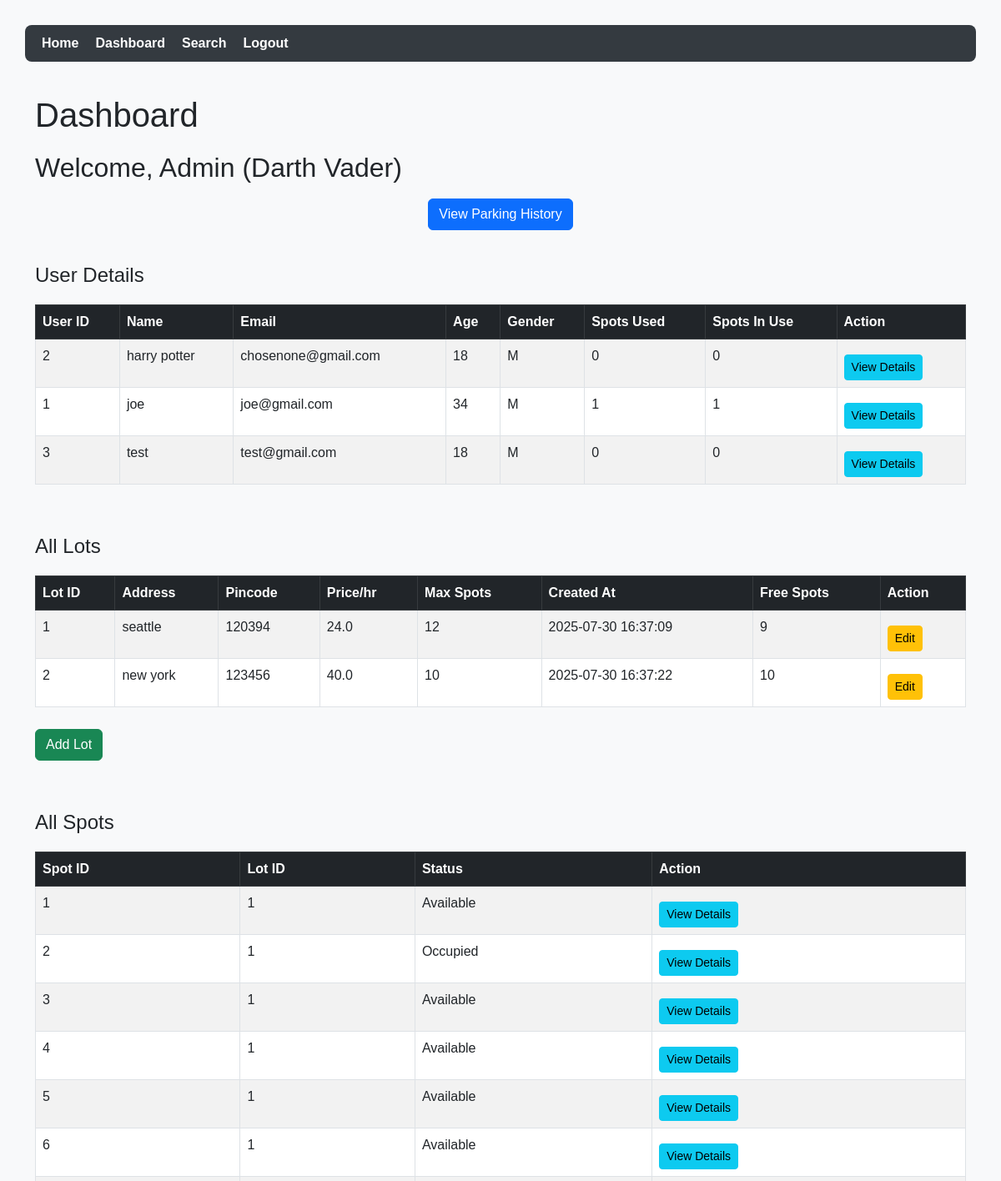
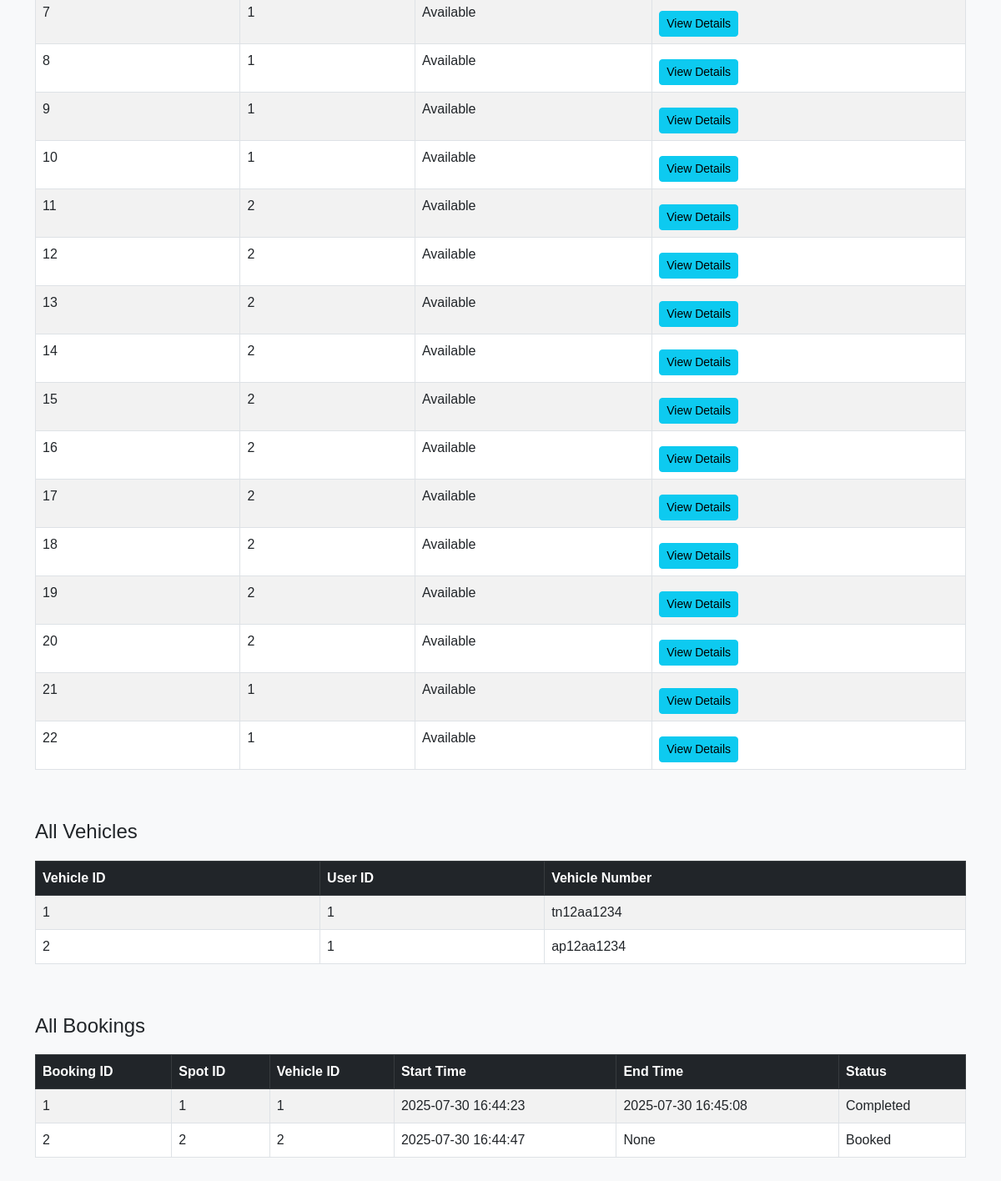
The app's page /admin/dashboard with its own data (2 pictures, top to bottom).
### tables this page shows
CREATE TABLE User (
                user_id INTEGER PRIMARY KEY AUTOINCREMENT,
                fname TEXT NOT NULL,
                age INTEGER,
                gender TEXT,
                email TEXT UNIQUE NOT NULL,
                passwd TEXT NOT NULL,
                no_spots_booked DEFAULT 0
            );

CREATE TABLE ParkingLots (
              lot_id         INTEGER PRIMARY KEY AUTOINCREMENT,
              address        TEXT    NOT NULL,
              pin_code       TEXT,
              price_per_hour REAL    NOT NULL,
              max_spots      INTEGER NOT NULL,
              created_at     DATETIME DEFAULT CURRENT_TIMESTAMP,
              free_spots   INTEGER NOT NULL
            );

CREATE TABLE ParkingSpots (
              spot_id  INTEGER PRIMARY KEY AUTOINCREMENT,
              lot_id   INTEGER NOT NULL,
              status   TEXT    NOT NULL DEFAULT 'Available'
                         CHECK(status IN ('Available','Occupied','OutOfService')),
              FOREIGN KEY(lot_id) REFERENCES ParkingLots(lot_id)
                ON DELETE CASCADE
            );

CREATE TABLE Vehicles (
              vehicle_id     INTEGER PRIMARY KEY AUTOINCREMENT,
              user_id        INTEGER NOT NULL,
              vehicle_number TEXT    NOT NULL,
              FOREIGN KEY(user_id) REFERENCES Users(user_id)
                ON DELETE CASCADE
            );

CREATE TABLE Bookings (
              booking_id  INTEGER PRIMARY KEY AUTOINCREMENT,
              spot_id     INTEGER NOT NULL,
              vehicle_id  INTEGER NOT NULL,
              start_time  DATETIME NOT NULL DEFAULT CURRENT_TIMESTAMP,
              end_time    DATETIME,
              status      TEXT    NOT NULL DEFAULT 'Booked'
                           CHECK(status IN ('Booked','Completed','Cancelled')),
              duration_hours Float Default NULL,
              total_amount Float Default NULL,
              FOREIGN KEY(spot_id)    REFERENCES ParkingSpots(spot_id)
                ON DELETE CASCADE,
              FOREIGN KEY(vehicle_id) REFERENCES Vehicles(vehicle_id)
                ON DELETE CASCADE
            );

### app.py (the view)
@app.route('/admin/dashboard')
def admin_dashboard():
    users = get_users()
    print(users)
    lots = get_lots()
    spots = get_spots()
    vhs = get_vehicles()
    bks = get_bookings()
    return render_template('adminDashboard.html', name="Admin (Darth Vader)", users=users, lots=lots, spots=spots,
                           vhs=vhs, bks=bks)

### app.py (called while the page is built)
def get_lots():
    with sqlite3.connect(DB) as con:
        cur = con.cursor()
        cur.execute('SELECT * FROM ParkingLots')
        return cur.fetchall()

def get_spots():
    with sqlite3.connect(DB) as con:
        cur = con.cursor()
        cur.execute('SELECT * FROM ParkingSpots')
        return cur.fetchall()

def get_vehicles():
    with sqlite3.connect(DB) as con:
        cur = con.cursor()
        cur.execute('SELECT * FROM Vehicles')
        return cur.fetchall()

def get_bookings():
    with sqlite3.connect(DB) as con:
        cur = con.cursor()
        cur.execute('SELECT * FROM Bookings')
        return cur.fetchall()

def get_users():
    with sqlite3.connect(DB) as con:
        cur = con.cursor()
        cur.execute(
            '''SELECT
        u.user_id,
        u.fname,
        u.email,
        u.age,
        u.gender,
        COALESCE(SUM(CASE WHEN b.status = 'Completed' THEN 1 ELSE 0 END), 0) AS spots_used,
        COALESCE(SUM(CASE WHEN b.status = 'Booked'    THEN 1 ELSE 0 END), 0) AS spots_in_use
    FROM User AS u
    LEFT JOIN Vehicles AS v
        ON u.user_id = v.user_id
    LEFT JOIN Bookings AS b
        ON v.vehicle_id = b.vehicle_id
    GROUP BY
        u.user_id,
        u.fname,
        u.email,
        u.age,
        u.gender;

        '''
        )
        return cur.fetchall()

### templates/adminDashboard.html (shortened to what this page needs)
<!DOCTYPE html>
<html lang="en">
<head>
    <link rel="stylesheet" href="https://cdn.jsdelivr.net/npm/bootstrap@5.3.0/dist/css/bootstrap.min.css">
</head>
<body>
<nav class="nav">
    <a href="{{ url_for('admin_home') }}">Home</a>
    <a href="{{ url_for('admin_dashboard') }}">Dashboard</a>
    <a href="{{ url_for('admin_search') }}">Search</a>
    <a href="{{ url_for('home') }}">Logout</a>
</nav>
<div class="container">
    <h1>Dashboard</h1>
    <h2>Welcome, {{ name }}</h2>
    <div class="text-center mb-4">
        <a href="{{ url_for('parking_history_all') }}" class="btn btn-primary">View Parking History</a>
    </div>
    <div class="section">
        <h4>User Details</h4>
        <table class="table table-bordered table-striped table-hover">
            <thead class="table-dark">
                <tr>
                    <th>User ID</th>
                    <th>Name</th>
                    <th>Email</th>
                    <th>Age</th>
                    <th>Gender</th>
                    <th>Spots Used</th>
                    <th>Spots In Use</th>
                    <th>Action</th>
                </tr>
            </thead>
            <tbody>
                {% for user in users %}
                <tr>
                    <td>{{ user[0] }}</td>
                    <td>{{ user[1] }}</td>
                    <td>{{ user[2] }}</td>
                    <td>{{ user[3] }}</td>
                    <td>{{ user[4] }}</td>
                    <td>{{ user[5] }}</td>
                    <td>{{ user[6] }}</td>
                    <td>
                        <form method="get" action="{{ url_for('user_details', userid=user[0]) }}">
                            <button type="submit" class="btn btn-sm btn-info">View Details</button>
                        </form>
                    </td>
                </tr>
                {% endfor %}
            </tbody>
        </table>
    </div>
    <div class="section">
        <h4>All Lots</h4>
        <table class="table table-bordered table-striped table-hover">
            <thead class="table-dark">
                <tr>
                    <th>Lot ID</th>
                    <th>Address</th>
                    <th>Pincode</th>
                    <th>Price/hr</th>
                    <th>Max Spots</th>
                    <th>Created At</th>
                    <th>Free Spots</th>
                    <th>Action</th>
                </tr>
            </thead>
            <tbody>
                {% for lot in lots %}
                <tr>
                    <td>{{ lot[0] }}</td>
                    <td>{{ lot[1] }}</td>
                    <td>{{ lot[2] }}</td>
                    <td>{{ lot[3] }}</td>
                    <td>{{ lot[4] }}</td>
                    <td>{{ lot[5] }}</td>
                    <td>{{ lot[6] }}</td>
                    <td>
                        <form method="get" action="{{ url_for('edit_lot', lotid=lot[0]) }}">
                            <button type="submit" class="btn btn-sm btn-warning">Edit</button>
                        </form>
                    </td>
                </tr>
                {% endfor %}
            </tbody>
        </table>
        <a href="{{ url_for('create_lot') }}" class="btn btn-success">Add Lot</a>
    </div>
    <div class="section">
        <h4>All Spots</h4>
        <table class="table table-bordered table-striped table-hover">
            <thead class="table-dark">
                <tr>
                    <th>Spot ID</th>
                    <th>Lot ID</th>
                    <th>Status</th>
                    <th>Action</th>
                </tr>
            </thead>
            <tbody>
                {% for spot in spots %}
                <tr>
                    <td>{{ spot[0] }}</td>
                    <td>{{ spot[1] }}</td>
                    <td>{{ spot[2] }}</td>
                    <td>
                        <form method="get" action="{{ url_for('spot_details', spotid=spot[0]) }}">
                            <button type="submit" class="btn btn-sm btn-info">View Details</button>
                        </form>
                    </td>
                </tr>
                {% endfor %}
            </tbody>
        </table>
    </div>
    <div class="section">
        <h4>All Vehicles</h4>
        <table class="table table-bordered table-striped table-hover">
            <thead class="table-dark">
                <tr>
                    <th>Vehicle ID</th>
                    <th>User ID</th>
                    <th>Vehicle Number</th>
                </tr>
            </thead>
            <tbody>
                {% for vh in vhs %}
                <tr>
                    <td>{{ vh[0] }}</td>
                    <td>{{ vh[1] }}</td>
                    <td>{{ vh[2] }}</td>
                </tr>
                {% endfor %}
            </tbody>
        </table>
    </div>
    <div class="section">
        <h4>All Bookings</h4>
        <table class="table table-bordered table-striped table-hover">
            <thead class="table-dark">
                <tr>
                    <th>Booking ID</th>
                    <th>Spot ID</th>
                    <th>Vehicle ID</th>
                    <th>Start Time</th>
                    <th>End Time</th>
                    <th>Status</th>
                </tr>
            </thead>
            <tbody>
                {% for bk in bks %}
                <tr>
                    <td>{{ bk[0] }}</td>
                    <td>{{ bk[1] }}</td>
                    <td>{{ bk[2] }}</td>
                    <td>{{ bk[3] }}</td>
                    <td>{{ bk[4] }}</td>
                    <td>{{ bk[5] }}</td>
                </tr>
                {% endfor %}
            </tbody>
        </table>
    </div>
</div>
</body>
</html>

### templates/adminDashboard.html (style rules this page uses)
body { padding: 30px; font-family: Arial, sans-serif; background-color: #f8f9fa; }
nav.nav { background-color: #343a40; padding: 10px 20px; margin-bottom: 30px; border-radius: 8px; }
nav.nav a { color: white; margin-right: 20px; text-decoration: none; font-weight: bold; }
h1, h4 { margin-top: 40px; margin-bottom: 20px; }
table { background-color: white; }
.section { margin-bottom: 60px; }
.btn { margin-top: 10px; }

### records on screen
User: user_id "2", fname "harry potter", email "chosenone@gmail.com", age "18", gender "M", no_spots_booked "0"
User: user_id "1", fname "joe", email "joe@gmail.com", age "34", gender "M"
User: user_id "3", fname "test", email "test@gmail.com", age "18", gender "M", no_spots_booked "0"
ParkingLots: lot_id "1", address "seattle", pin_code "120394", price_per_hour "24.0", max_spots "12", created_at "2025-07-30 16:37:09", free_spots "9"
ParkingLots: lot_id "2", address "new york", pin_code "123456", price_per_hour "40.0", max_spots "10", created_at "2025-07-30 16:37:22", free_spots "10"
ParkingSpots: spot_id "1", lot "1", status "Available"
ParkingSpots: spot_id "2", lot "1", status "Occupied"
ParkingSpots: spot_id "3", lot "1", status "Available"
ParkingSpots: spot_id "4", lot "1", status "Available"
ParkingSpots: spot_id "5", lot "1", status "Available"
ParkingSpots: spot_id "6", lot "1", status "Available"
ParkingSpots: spot_id "7", lot "1", status "Available"
ParkingSpots: spot_id "8", lot "1", status "Available"
ParkingSpots: spot_id "9", lot "1", status "Available"
ParkingSpots: spot_id "10", lot "1", status "Available"
ParkingSpots: spot_id "11", lot "2", status "Available"
ParkingSpots: spot_id "12", lot "2", status "Available"
ParkingSpots: spot_id "13", lot "2", status "Available"
ParkingSpots: spot_id "14", lot "2", status "Available"
ParkingSpots: spot_id "15", lot "2", status "Available"
ParkingSpots: spot_id "16", lot "2", status "Available"
ParkingSpots: spot_id "17", lot "2", status "Available"
ParkingSpots: spot_id "18", lot "2", status "Available"
ParkingSpots: spot_id "19", lot "2", status "Available"
ParkingSpots: spot_id "20", lot "2", status "Available"
ParkingSpots: spot_id "21", lot "1", status "Available"
ParkingSpots: spot_id "22", lot "1", status "Available"
Vehicles: vehicle_id "1", user "1", vehicle_number "tn12aa1234"
Vehicles: vehicle_id "2", user "1", vehicle_number "ap12aa1234"
Bookings: booking_id "1", spot "1", vehicle "1", start_time "2025-07-30 16:44:23", end_time "2025-07-30 16:45:08", status "Completed"
Bookings: booking_id "2", spot "2", vehicle "2", start_time "2025-07-30 16:44:47", bk "None", status "Booked"

### other values on screen
{{ name }} "Admin (Darth Vader)"
